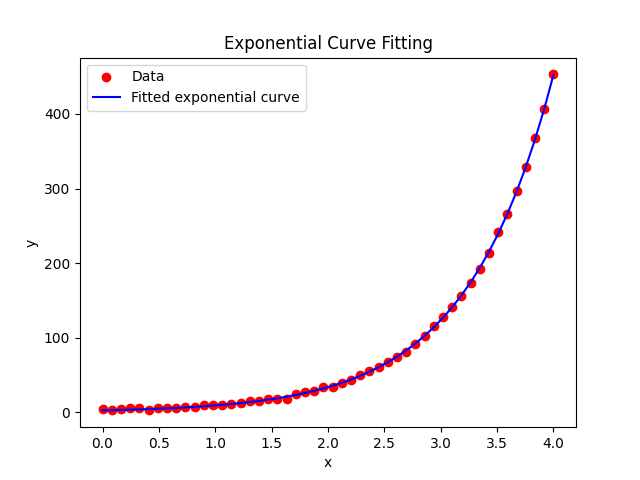

The script that saved this image:
import numpy as np
import matplotlib.pyplot as plt
from scipy.optimize import curve_fit


def exponential_model(x, a, b):
    return a * np.exp(b * x)


# Generate synthetic data (for demonstration purposes)
np.random.seed(0)  # For reproducibility
x_data = np.linspace(0, 4, 50)
y_data = 2.5 * np.exp(1.3 * x_data) + np.random.normal(size=x_data.size)

# Perform exponential curve fitting
p_opt, p_cov = curve_fit(exponential_model, x_data, y_data)

# Extract the optimal parameters
a_opt, b_opt = p_opt

# Generate y values using the fitted model
y_fit = exponential_model(x_data, a_opt, b_opt)

# Calculate R-squared
ss_res = np.sum((y_data - y_fit) ** 2)
ss_tot = np.sum((y_data - np.mean(y_data)) ** 2)
r_squared = 1 - (ss_res / ss_tot)

print(f"Fitted parameters: a = {a_opt:.4f}, b = {b_opt:.4f}")
print(f"R-squared: {r_squared:.6f}")

# Plot the data and the fitted curve
plt.scatter(x_data, y_data, label="Data", color="red")
plt.plot(x_data, y_fit, label="Fitted exponential curve", color="blue")
plt.xlabel("x")
plt.ylabel("y")
plt.legend()
plt.title("Exponential Curve Fitting")
plt.savefig('least-square5.png')
plt.show()
